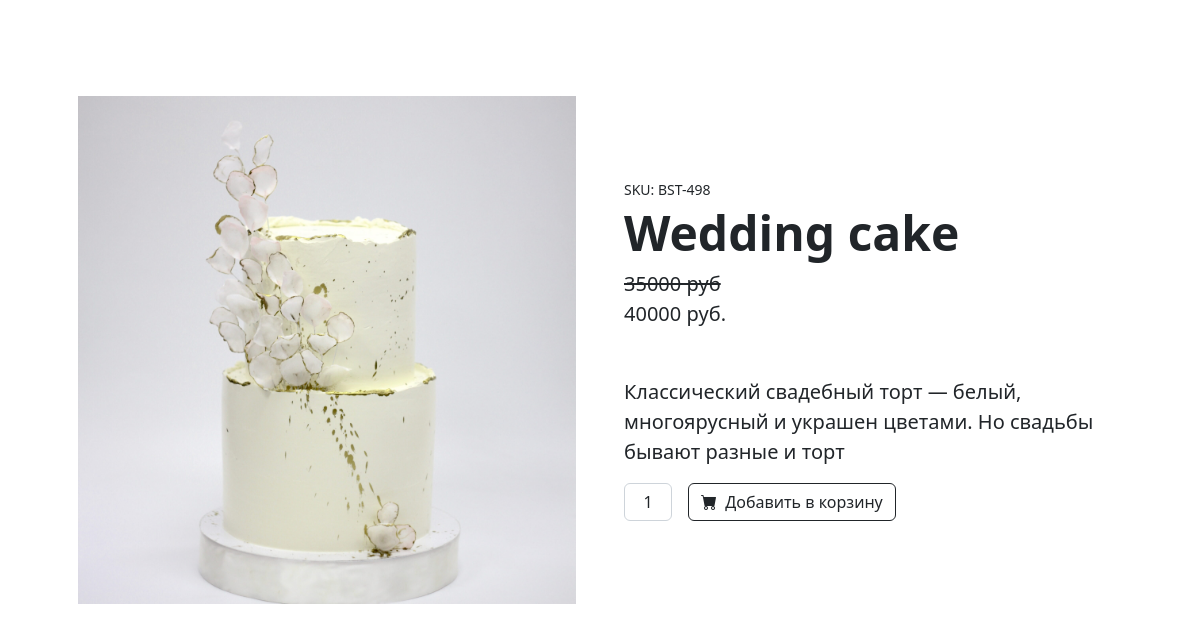
Page /product/1 on the committed database.
### fapp/models.py (models this page shows, shortened)
class Product1(models.Model):
    Name = models.CharField(max_length=100)
    Description = models.CharField(max_length=100)
    Price = models.IntegerField()
    Count = models.IntegerField()
    Article = models.IntegerField()
    cat = models.ForeignKey(ProdCategory, on_delete=models.CASCADE)
    pic = models.FileField(upload_to="fapp/static/pic", default=0, null=True)

### fapp/views.py (the view, shortened to what this page needs)
# urls.py: path('product/<prod_name>', card_page),
def card_page(request, prod_name):
    catid = Product1.objects.filter(id = prod_name)
    return render(request, 'card.html', {"card":catid})

### fapp/templates/card.html (shortened to what this page needs)
<!doctype html>
<html lang="en">
{%load static%}
<head>
    <link href="https://cdn.jsdelivr.net/npm/bootstrap-icons@1.5.0/font/bootstrap-icons.css" rel="stylesheet" />
    <link href="{%static 'css/styles.css'%}" rel="stylesheet" />
</head>
<body>
    {%for i in card%}
    <section class="py-5">
        <div class="container px-4 px-lg-5 my-5">
            <div class="row gx-4 gx-lg-5 align-items-center">
                <div class="col-md-6"><img class="card-img-top mb-5 mb-md-0" src='{%static i.pic|cut:"fapp/static"%}'
                        alt="..." /></div>
                <div class="col-md-6">
                    <div class="small mb-1">SKU: BST-498</div>
                    <h1 class="display-5 fw-bolder">{{i.Name}}</h1>
                    <div class="fs-5 mb-5">
                        <span class="text-decoration-line-through">35000 руб<div class=""></div></span>
                        <span>{{i.Price}} руб.</span>
                    </div>
                    <p class="lead">{{i.Description}}</p>
                    <div class="d-flex">
                        <input class="form-control text-center me-3" id="inputQuantity" type="num" value="1"
                            style="max-width: 3rem" />
                        <form action="" method="POST">
                        <button class="btn btn-outline-dark flex-shrink-0" type="submit">
                            <i class="bi-cart-fill me-1"></i>
                            Добавить в корзину
                        </button>
                        </form>
                    </div>
                </div>
            </div>
        </div>
    </section>
    {%endfor%}
</html>

### rows in the picture
Product1: pic (picture), Name "Wedding cake", Price "40000", Description "Классический свадебный торт — белый, многоярусный и украшен цветами. Но свадьбы бывают разные и торт"
